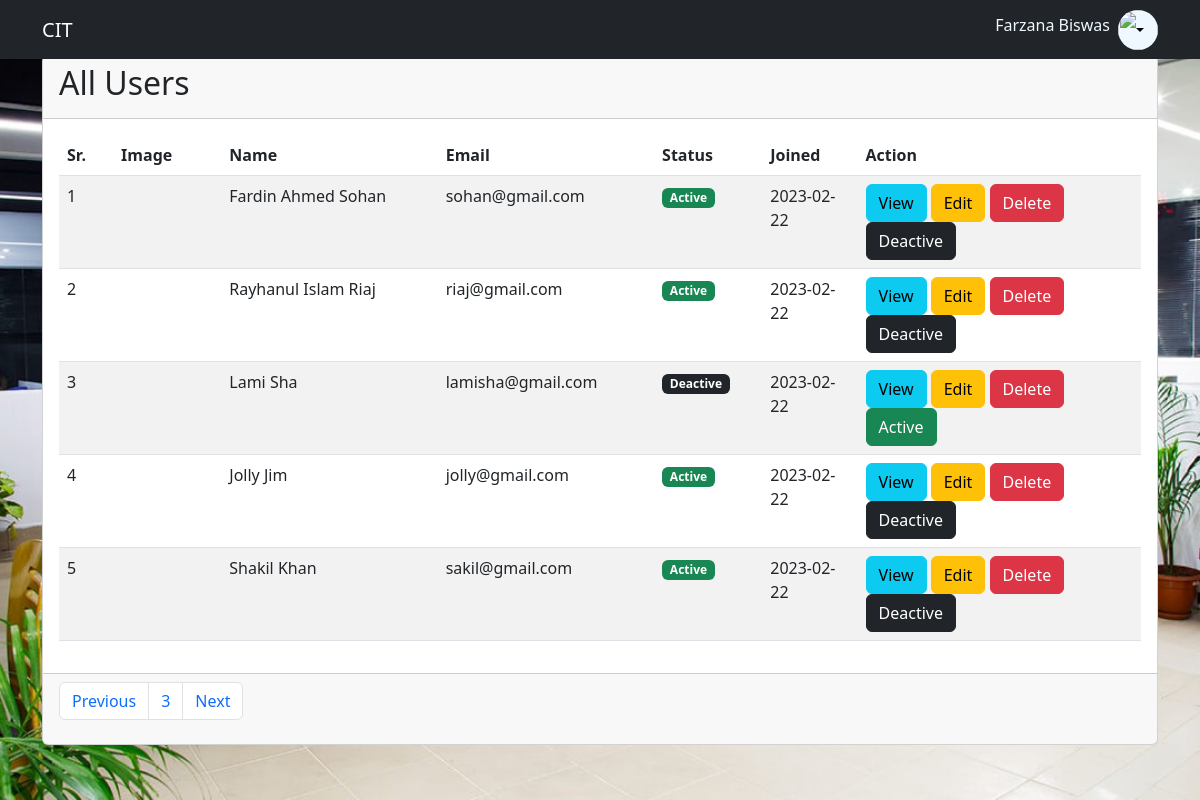
Page /users.php?page=3 (signed in) on the committed database.
### tables this page shows
CREATE TABLE `users` (
  `id` int NOT NULL,
  `name` varchar(30) NOT NULL,
  `email` varchar(50) NOT NULL,
  `password` varchar(100) NOT NULL,
  `avatar` varchar(100) NOT NULL,
  `status` tinyint(1) NOT NULL DEFAULT '1' COMMENT '1 = active, 2 = deactive',
  `created_at` date NOT NULL
);

### view/users.view.php (the view, shortened to what this page needs)
<?php
require_once('view/layouts/header.view.php');
?>
<section class="index_section">
    <div class="container">
        <div class="row justify-content-center">
            <div class="col-lg-12">
                <div class="index_card">
                    <div class="card" style="width:100%">
                        <div class="card-header">
                            <h2>All Users</h2>
                        </div>
                        <div class="card-body">
                            <table class="table table-striped">
                                <thead>
                                    <tr>
                                        <th>Sr.</th>
                                        <th>Image</th>
                                        <th>Name</th>
                                        <th>Email</th>
                                        <th>Status</th>
                                        <th>Joined</th>
                                        <th>Action</th>
                                    </tr>
                                </thead>
                                <tbody>
                                    <?php
                                    $sr = 1;
                                    if (mysqli_num_rows($result) > 0) {
                                        while ($row = mysqli_fetch_assoc($result)) { ?>
                                            <tr>
                                                <td style="width: 5%;"><?= $sr++ ?></td>
                                                <td style="width: 10%;">
                                                </td>
                                                <td style="width: 20%;"><?= $row['name'] ?></td>
                                                <td style="width: 20%;"><?= $row['email'] ?></td>
                                                <td style="width: 10%;">
                                                    <span class="badge <?= ($row['status'] == 1) ? "bg-success" : " bg-dark" ?>">
                                                        <?= ($row['status'] == 1) ? "Active" : "Deactive" ?>
                                                    </span>
                                                </td>
                                                <td><?= $row['created_at'] ?></td>
                                                <td>
                                                    <a href="single_user.php?vie=<?= $row['id'] ?>" class="btn btn-info">View</a>
                                                    <a href="edit_user.php?idt=<?= $row['id'] ?>" class="btn btn-warning">Edit</a>
                                                    <a href="delete.php?did=<?= $row['id'] ?>" class="btn btn-danger">Delete</a>
                                                    <a href="change_status.php?status=<?= $row['id'] ?>" class="btn <?= ($row['status'] == 1) ? "btn-dark" : " btn-success" ?>">
                                                        <?= ($row['status'] == 1) ? "Deactive" : "Active" ?>
                                                    </a>
                                                </td>
                                            </tr>
                                    <?php }
                                    } ?>
                                </tbody>
                            </table>
                        </div>
                        <div class="card-footer">
                            <?php
                            $sql_result = mysqli_query($con, "select * from users");
                            $total_record = mysqli_num_rows($sql_result);
                            $total_page = ceil($total_record / $num_per_page);
                            $pre_page = $page - 1;
                            $next_page = $page + 1;
                            ?>
                            <nav aria-label="...">
                                <ul class="pagination">
                                    <li class="page-item">
                                        <a class="page-link <?= ($pre_page == 0) ? 'disabled' : ''; ?>" href="users.php?page=<?= $pre_page ?>" tabindex="-1" aria-disabled="true">Previous</a>
                                    </li>
                                    <li class="page-item"><a class="page-link" href="users.php?page=<?= $page ?>"><?= $page; ?></a></li>
                                    <li class="page-item">
                                        <a class="page-link <?= ($next_page >  $total_page) ? 'disabled' : ''; ?>" href="users.php?page=<?= $next_page ?>">Next</a>
                                    </li>
                                </ul>
                            </nav>
                        </div>
                    </div>
                </div>
            </div>
        </div>
    </div>
</section>
<?php
require_once('view/layouts/footer.view.php');
?>

### asset/css/style.css (style rules this page uses)
.index_section { background-image: url(../images/01.jpg); background-position: center; background-size: cover; background-repeat: no-repeat; height: 100vh; position: absolute; top: 0; width: 100%; }
.index_card { height: 100vh; width: 100%; display: flex; justify-content: center; align-items: center; }

### rows in the picture
users: name "Fardin Ahmed Sohan", email "sohan@gmail.com", status "Active", created_at "2023-02-22"
users: name "Rayhanul Islam Riaj", email "riaj@gmail.com", status "Active", created_at "2023-02-22"
users: name "Lami Sha", email "lamisha@gmail.com", status "Deactive", created_at "2023-02-22"
users: name "Jolly Jim", email "jolly@gmail.com", status "Active", created_at "2023-02-22"
users: name "Shakil Khan", email "sakil@gmail.com", status "Active", created_at "2023-02-22"

### other values in the picture
$_SESSION['user']['name'] "Farzana Biswas"
$page "3"
